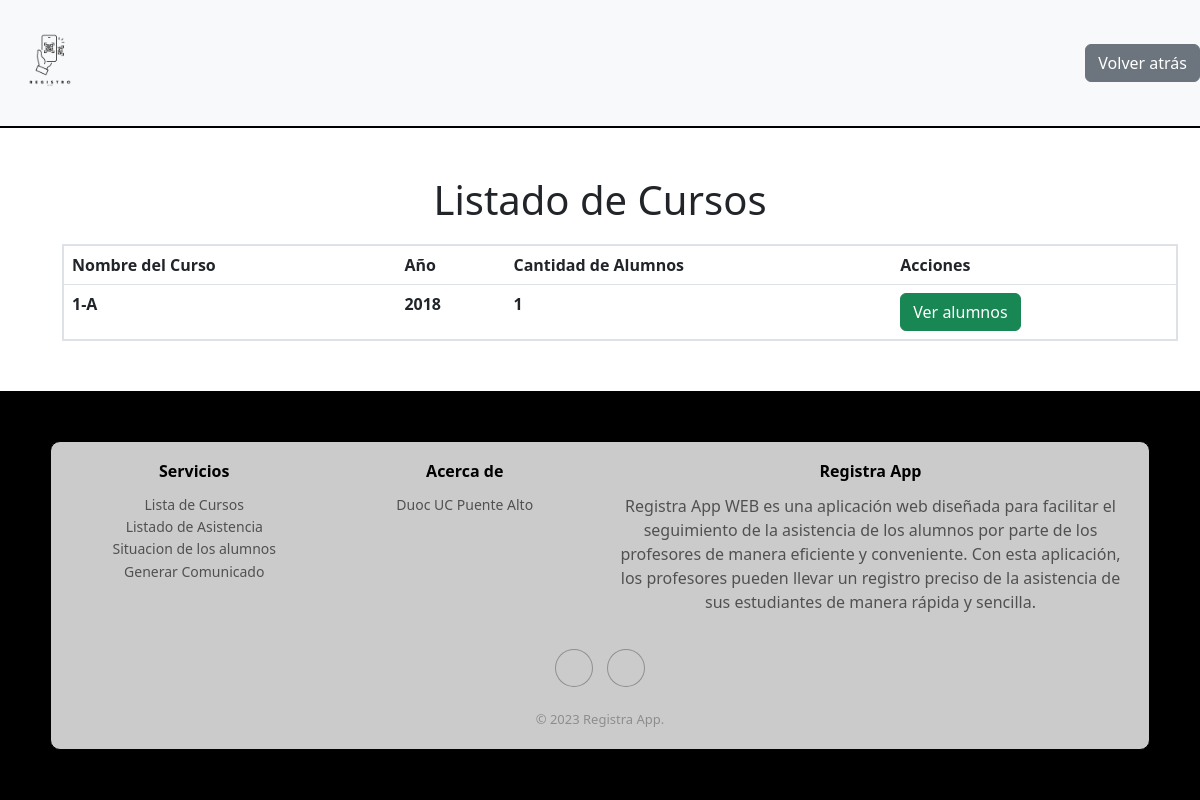
The app's page /listacursos/ with its own data.
### RegistroAppDocente/models.py (models this page shows, shortened)
class Curso(models.Model):
    id = models.AutoField(primary_key=True)
    nombrecurso = models.CharField(max_length=100)
    aniocurso = models.IntegerField(blank=True, null=True)
    cantidadalumnos = models.IntegerField(blank=True, null=True)
    class Meta:
        db_table = 'Curso'

### RegistroAppDocente/views.py (the view)
# urls.py: path('listacursos/',listacursos,name='LCUR'),
def listacursos(request):
    cursos = Curso.objects.annotate(cantidad_alumnos=models.Count('alumno'))  # Calcula la cantidad de alumnos por curso
    return render(request, "listadodecursos.html", {'cursos': cursos})

### RegistroAppDocente/templates/listadodecursos.html (shortened to what this page needs)
{% extends "base2.html" %}
{% load static %}
{% block css %}
<link rel="stylesheet" href="{% static 'css/listadodecursos.css' %}">
{% endblock css %}
{% block contenedor %}
<body>
    <div class="container mt-5">
        <h1>Listado de Cursos</h1>
        <table class="table">
            <thead>
                <tr>
                    <th>Nombre del Curso</th>
                    <th>Año</th>
                    <th>Cantidad de Alumnos</th>
                    <th>Acciones</th>
                </tr>
            </thead>
            <tbody>
                {% for curso in cursos %}
                <tr>
                    <td>{{ curso.nombrecurso }}</td>
                    <td>{{ curso.aniocurso }}</td>
                    <td>{{ curso.cantidad_alumnos }}</td>
                    <td><a href="{% url 'LALU' curso_id=1 %}" class="btn btn-success">Ver alumnos</a></td>
                </tr>
                {% endfor %}
            </tbody>
        </table>
    </div>
</body>
{% endblock contenedor %}

### RegistroAppDocente/static/css/listadodecursos.css (style rules this page uses)
.container { margin-top: 2rem; }
h1 { color: #000000; text-align: center; }
.table { background-color: #ffffff; margin: 20px; border: 2px solid #000000; }
.table th { background-color: #000000; color: #ffffff; }
.table td { background-color: #f8f9fa; font-weight: bold; }

### records on screen
Curso: nombrecurso "1-A", aniocurso "2018", cantidad_alumnos "1"
